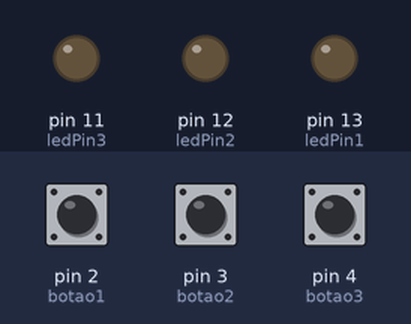
Simulated run of this sketch. Board: Arduino Uno, built with avr-gcc and run on an emulated ATmega328P. Shown: output pins drawn as LEDs (lit = HIGH). Inputs (shaded band) come from the test bench; at power-on: pin 2 (botao1) LOW, pin 3 (botao2) LOW, pin 4 (botao3) LOW. Random numbers use the default seed unless the sketch sets one; what the sketch prints to the serial monitor is not drawn.

Above: at 1.2 s.
1.3 s: pin 2 (botao1) pulled HIGH for 3.2 s
At 2.2 s:
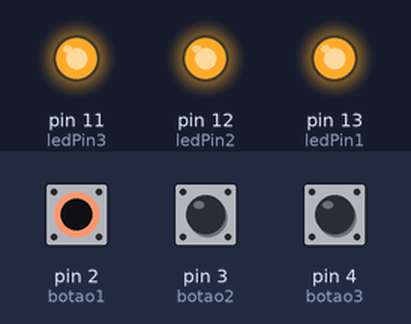
6.8 s: pin 3 (botao2) pulled HIGH for 0.15 s
At 7.6 s:
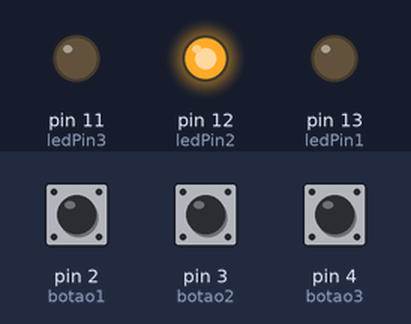
9.9 s: pin 3 (botao2) pulled HIGH for 1 s
At 12.7 s:
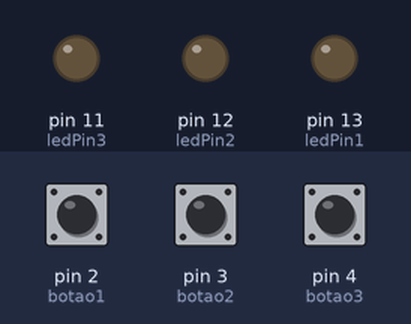
13.4 s: pin 3 (botao2) pulled HIGH for 3.2 s
At 13.8 s:
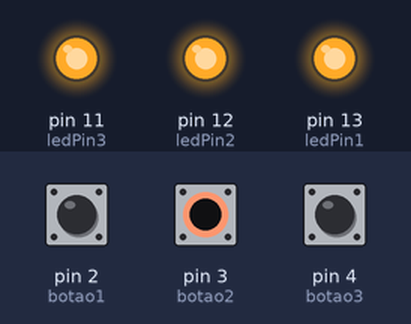
Timing chart, 0 to 18.9 s (numbered marks = the images above; inputs shaded):
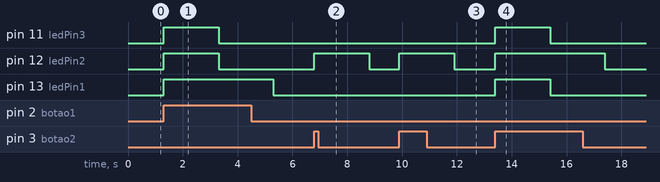

Measured:
- after the input at 1.3 s, pin 11 (ledPin3), pin 12 (ledPin2): LOW → HIGH at once, → LOW 2.0 s later; pin 13 (ledPin1): LOW → HIGH at once, → LOW 4.0 s later
- after the input at 6.8 s, pin 12 (ledPin2): LOW → HIGH at once, → LOW 2.0 s later
- after the input at 9.9 s, pin 12 (ledPin2): LOW → HIGH at once, → LOW 2.0 s later
- after the input at 13.4 s, pin 11 (ledPin3), pin 13 (ledPin1): LOW → HIGH at once, → LOW 2.0 s later; pin 12 (ledPin2): LOW → HIGH at once, → LOW 4.0 s later

The sketch:

Ex06.ino
```cpp
const int ledPin1 = 13;
const int botao1 = 2;
int estadoBotao1 = 0;
int estadoled1 = 0;

const int ledPin2 = 12;
const int botao2 = 3;
int estadoBotao2 = 0;
int estadoled2 = 0;

const int ledPin3 = 11;
const int botao3 = 4;
int estadoBotao3 = 0;
int estadoled3 = 0;

void setup(){
  pinMode(ledPin1, OUTPUT);
  pinMode(ledPin2, OUTPUT);
  pinMode(ledPin3, OUTPUT);
  pinMode(botao1, INPUT);
  pinMode(botao2, INPUT);
  pinMode(botao3, INPUT);
  digitalWrite(ledPin1, LOW);
  digitalWrite(ledPin2, LOW);
  digitalWrite(ledPin3, LOW);

  Serial.begin(9600);
  randomSeed(analogRead(0));
}


void loop()
{
  digitalWrite(ledPin1, LOW);
  digitalWrite(ledPin2, LOW);
  digitalWrite(ledPin3, LOW);
  int numero = random(1, 3);
  Serial.println(numero);
  estadoBotao1 = digitalRead(botao1);
  estadoBotao2 = digitalRead(botao2);
  estadoBotao3 = digitalRead(botao3);

  if(estadoBotao1 == HIGH && numero == 1){
    digitalWrite(ledPin1, HIGH);
    delay(2000);
  }
  else if(estadoBotao1 == HIGH && numero != 1){
    digitalWrite(ledPin1, HIGH);
    digitalWrite(ledPin2, HIGH);
    digitalWrite(ledPin3, HIGH);
    delay(2000);
  }

  if(estadoBotao2 == HIGH && numero == 2){
    digitalWrite(ledPin2, HIGH);
    delay(2000);
  }
  else if(estadoBotao2 == HIGH && numero != 2){
    digitalWrite(ledPin1, HIGH);
    digitalWrite(ledPin2, HIGH);
    digitalWrite(ledPin3, HIGH);
    delay(2000);
  }

  if(estadoBotao3 == HIGH && numero == 3){
    digitalWrite(ledPin3, HIGH);
    delay(2000);
  }
  else if(estadoBotao3 == HIGH && numero != 3){
    digitalWrite(ledPin1, HIGH);
    digitalWrite(ledPin2, HIGH);
    digitalWrite(ledPin3, HIGH);
    delay(2000);
  }
 }
```
